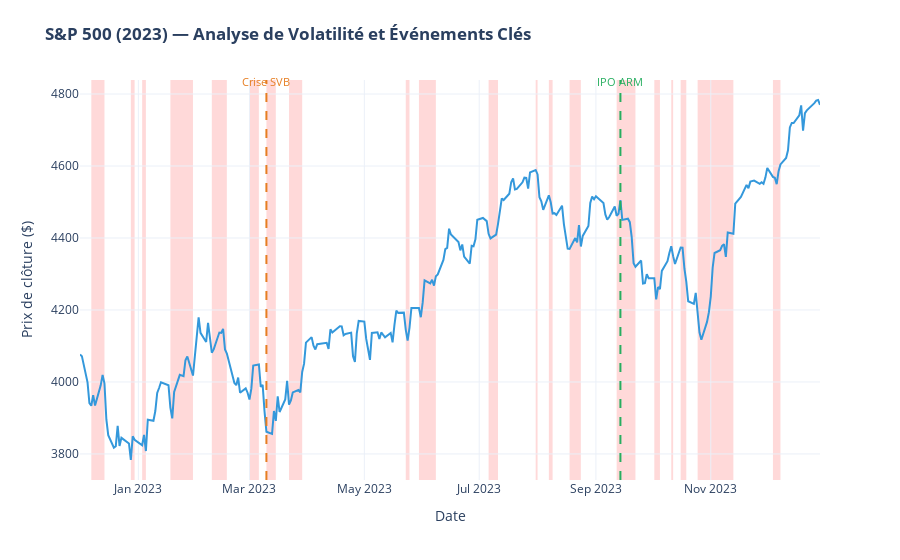

Write notebook code for a chart like this one.
### Code cell
# 2. Lancez la visualisation
plot_sp500_ground_truth_simplified(sp500_prices, gt_intervals)

### Figure 1 — Plotly figure (JSON) as saved in the notebook; plotly's stock layout.template omitted (floating-point values rounded to 4 significant figures; data arrays with more than 128 entries replaced by an {"elided": "..."} marker saying what was removed)
{"data": [{"hovertemplate": "<b>%{x|%d %b %Y}</b><br>Prix: %{y:.2f}$<extra></extra>", "line": {"color": "#3498db", "width": 2}, "mode": "lines", "name": "S&P 500", "type": "scatter", "x": {"elided": "271 str values"}, "y": {"elided": "271 float values"}}], "layout": {"annotations": [{"font": {"color": "#e67e22", "size": 11}, "showarrow": false, "text": "Crise SVB", "x": "2023-03-10", "y": 1.02, "yref": "paper"}, {"font": {"color": "#27ae60", "size": 11}, "showarrow": false, "text": "IPO ARM", "x": "2023-09-14", "y": 1.02, "yref": "paper"}], "hovermode": "x unified", "margin": {"t": 80}, "shapes": [{"fillcolor": "red", "layer": "below", "line": {"width": 0}, "opacity": 0.15, "type": "rect", "x0": "2022-12-01T00:00:00", "x1": "2022-12-01T00:00:00", "xref": "x", "y0": 0, "y1": 1, "yref": "y domain"}, {"fillcolor": "red", "layer": "below", "line": {"width": 0}, "opacity": 0.15, "type": "rect", "x0": "2022-12-07T00:00:00", "x1": "2022-12-14T00:00:00", "xref": "x", "y0": 0, "y1": 1, "yref": "y domain"}, {"fillcolor": "red", "layer": "below", "line": {"width": 0}, "opacity": 0.15, "type": "rect", "x0": "2022-12-28T00:00:00", "x1": "2022-12-30T00:00:00", "xref": "x", "y0": 0, "y1": 1, "yref": "y domain"}, {"fillcolor": "red", "layer": "below", "line": {"width": 0}, "opacity": 0.15, "type": "rect", "x0": "2023-01-03T00:00:00", "x1": "2023-01-05T00:00:00", "xref": "x", "y0": 0, "y1": 1, "yref": "y domain"}, {"fillcolor": "red", "layer": "below", "line": {"width": 0}, "opacity": 0.15, "type": "rect", "x0": "2023-01-18T00:00:00", "x1": "2023-01-30T00:00:00", "xref": "x", "y0": 0, "y1": 1, "yref": "y domain"}, {"fillcolor": "red", "layer": "below", "line": {"width": 0}, "opacity": 0.15, "type": "rect", "x0": "2023-02-09T00:00:00", "x1": "2023-02-17T00:00:00", "xref": "x", "y0": 0, "y1": 1, "yref": "y domain"}, {"fillcolor": "red", "layer": "below", "line": {"width": 0}, "opacity": 0.15, "type": "rect", "x0": "2023-03-01T00:00:00", "x1": "2023-03-06T00:00:00", "xref": "x", "y0": 0, "y1": 1, "yref": "y domain"}, {"fillcolor": "red", "layer": "below", "line": {"width": 0}, "opacity": 0.15, "type": "rect", "x0": "2023-03-10T00:00:00", "x1": "2023-03-15T00:00:00", "xref": "x", "y0": 0, "y1": 1, "yref": "y domain"}, {"fillcolor": "red", "layer": "below", "line": {"width": 0}, "opacity": 0.15, "type": "rect", "x0": "2023-03-22T00:00:00", "x1": "2023-03-29T00:00:00", "xref": "x", "y0": 0, "y1": 1, "yref": "y domain"}, {"fillcolor": "red", "layer": "below", "line": {"width": 0}, "opacity": 0.15, "type": "rect", "x0": "2023-04-17T00:00:00", "x1": "2023-04-17T00:00:00", "xref": "x", "y0": 0, "y1": 1, "yref": "y domain"}, {"fillcolor": "red", "layer": "below", "line": {"width": 0}, "opacity": 0.15, "type": "rect", "x0": "2023-05-23T00:00:00", "x1": "2023-05-25T00:00:00", "xref": "x", "y0": 0, "y1": 1, "yref": "y domain"}, {"fillcolor": "red", "layer": "below", "line": {"width": 0}, "opacity": 0.15, "type": "rect", "x0": "2023-05-30T00:00:00", "x1": "2023-06-08T00:00:00", "xref": "x", "y0": 0, "y1": 1, "yref": "y domain"}, {"fillcolor": "red", "layer": "below", "line": {"width": 0}, "opacity": 0.15, "type": "rect", "x0": "2023-06-23T00:00:00", "x1": "2023-06-23T00:00:00", "xref": "x", "y0": 0, "y1": 1, "yref": "y domain"}, {"fillcolor": "red", "layer": "below", "line": {"width": 0}, "opacity": 0.15, "type": "rect", "x0": "2023-07-06T00:00:00", "x1": "2023-07-11T00:00:00", "xref": "x", "y0": 0, "y1": 1, "yref": "y domain"}, {"fillcolor": "red", "layer": "below", "line": {"width": 0}, "opacity": 0.15, "type": "rect", "x0": "2023-07-31T00:00:00", "x1": "2023-08-01T00:00:00", "xref": "x", "y0": 0, "y1": 1, "yref": "y domain"}, {"fillcolor": "red", "layer": "below", "line": {"width": 0}, "opacity": 0.15, "type": "rect", "x0": "2023-08-07T00:00:00", "x1": "2023-08-09T00:00:00", "xref": "x", "y0": 0, "y1": 1, "yref": "y domain"}, {"fillcolor": "red", "layer": "below", "line": {"width": 0}, "opacity": 0.15, "type": "rect", "x0": "2023-08-18T00:00:00", "x1": "2023-08-24T00:00:00", "xref": "x", "y0": 0, "y1": 1, "yref": "y domain"}, {"fillcolor": "red", "layer": "below", "line": {"width": 0}, "opacity": 0.15, "type": "rect", "x0": "2023-09-12T00:00:00", "x1": "2023-09-22T00:00:00", "xref": "x", "y0": 0, "y1": 1, "yref": "y domain"}, {"fillcolor": "red", "layer": "below", "line": {"width": 0}, "opacity": 0.15, "type": "rect", "x0": "2023-10-02T00:00:00", "x1": "2023-10-05T00:00:00", "xref": "x", "y0": 0, "y1": 1, "yref": "y domain"}, {"fillcolor": "red", "layer": "below", "line": {"width": 0}, "opacity": 0.15, "type": "rect", "x0": "2023-10-11T00:00:00", "x1": "2023-10-12T00:00:00", "xref": "x", "y0": 0, "y1": 1, "yref": "y domain"}, {"fillcolor": "red", "layer": "below", "line": {"width": 0}, "opacity": 0.15, "type": "rect", "x0": "2023-10-16T00:00:00", "x1": "2023-10-19T00:00:00", "xref": "x", "y0": 0, "y1": 1, "yref": "y domain"}, {"fillcolor": "red", "layer": "below", "line": {"width": 0}, "opacity": 0.15, "type": "rect", "x0": "2023-10-25T00:00:00", "x1": "2023-11-13T00:00:00", "xref": "x", "y0": 0, "y1": 1, "yref": "y domain"}, {"fillcolor": "red", "layer": "below", "line": {"width": 0}, "opacity": 0.15, "type": "rect", "x0": "2023-12-04T00:00:00", "x1": "2023-12-08T00:00:00", "xref": "x", "y0": 0, "y1": 1, "yref": "y domain"}, {"fillcolor": "red", "layer": "below", "line": {"width": 0}, "opacity": 0.15, "type": "rect", "x0": "2023-12-12T00:00:00", "x1": "2023-12-12T00:00:00", "xref": "x", "y0": 0, "y1": 1, "yref": "y domain"}, {"line": {"color": "#e67e22", "dash": "dash", "width": 2}, "type": "line", "x0": "2023-03-10", "x1": "2023-03-10", "xref": "x", "y0": 0, "y1": 1, "yref": "y domain"}, {"line": {"color": "#27ae60", "dash": "dash", "width": 2}, "type": "line", "x0": "2023-09-14", "x1": "2023-09-14", "xref": "x", "y0": 0, "y1": 1, "yref": "y domain"}], "showlegend": false, "title": {"text": "<b>S&P 500 (2023) — Analyse de Volatilité et Événements Clés</b>"}, "xaxis": {"title": {"text": "Date"}}, "yaxis": {"title": {"text": "Prix de clôture ($)"}}}}
